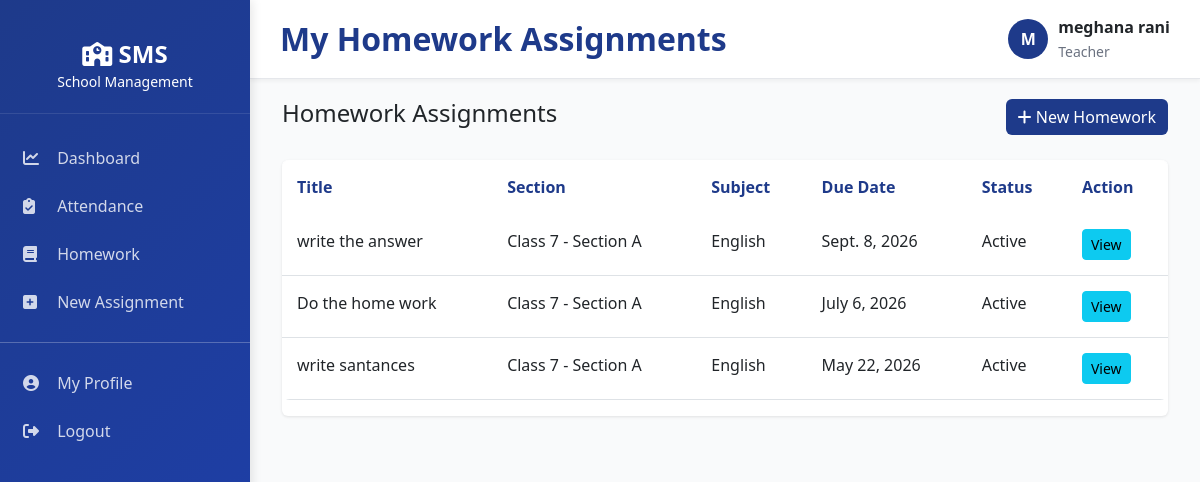
Page /homework/ (signed in) on the committed database.
### apps/accounts/models.py (models this page shows, shortened)
class UserProfile(models.Model):
    USER_ROLES = (
        ('super_admin', 'Super Admin'),
        ('school_admin', 'School Admin'),
        ('principal', 'Principal'),
        ('teacher', 'Teacher'),
        ('student', 'Student'),
        ('parent', 'Parent'),
        ('accountant', 'Accountant'),
        ('librarian', 'Librarian'),
    )
    GENDER_CHOICES = (
        ('M', 'Male'),
        ('F', 'Female'),
        ('O', 'Other'),
    )
    user = models.OneToOneField(
        User,
        on_delete=models.CASCADE,
        related_name='profile'
    )
    role = models.CharField(
        max_length=30,
        choices=USER_ROLES,
        default='student'
    )
    school_id = models.CharField(
        max_length=50,
        null=True,
        blank=True
    )
    school_name = models.CharField(
        max_length=255,
        blank=True,
        null=True
    )
    phone = models.CharField(
        max_length=20,
        blank=True,
        null=True
    )
    address = models.TextField(
        blank=True,
        null=True
    )
    city = models.CharField(
        max_length=100,
        blank=True,
        null=True
    )
    state = models.CharField(
        max_length=100,
        blank=True,
        null=True
    )
    country = models.CharField(
        max_length=100,
        default='India',
        blank=True,
        null=True
    )
    zip_code = models.CharField(
        max_length=10,
        blank=True,
        null=True
    )
    gender = models.CharField(
        max_length=1,
        choices=GENDER_CHOICES,
        blank=True,
        null=True
    )
    dob = models.DateField(
        blank=True,
        null=True
    )
    photo = models.ImageField(
        upload_to='profile_photos/',
        blank=True,
        null=True,
        validators=[
            FileExtensionValidator(
                allowed_extensions=['jpg', 'jpeg', 'png']
            )
        ]
    )
    is_active = models.BooleanField(default=True)
    created_at = models.DateTimeField(
        auto_now_add=True
    )
    updated_at = models.DateTimeField(
        auto_now=True
    )
    class Meta:
        ordering = ['-created_at']

### apps/homework/models.py (models this page shows, shortened)
class Homework(models.Model):
    STATUS_CHOICES = (
        ('active', 'Active'),
        ('closed', 'Closed'),
        ('archived', 'Archived'),
    )
    section = models.ForeignKey('classes.Section', on_delete=models.CASCADE, related_name='homework_assignments')
    subject = models.ForeignKey('classes.Subject', on_delete=models.CASCADE)
    teacher = models.ForeignKey('teachers.Teacher', on_delete=models.CASCADE)
    title = models.CharField(max_length=200)
    description = models.TextField()
    attachment = models.FileField(upload_to='homework/', blank=True)
    set_date = models.DateField(auto_now_add=True)
    due_date = models.DateField()
    status = models.CharField(max_length=20, choices=STATUS_CHOICES, default='active')
    class Meta:
        ordering = ['-due_date']

### apps/classes/models.py (models this page shows, shortened)
class Section(models.Model):
    class_model = models.ForeignKey(ClassModel, on_delete=models.CASCADE, related_name='sections')
    name = models.CharField(max_length=50)
    class_teacher = models.ForeignKey('teachers.Teacher', on_delete=models.SET_NULL, null=True, blank=True, related_name='class_sections')
    capacity = models.PositiveIntegerField(default=50)
    is_active = models.BooleanField(default=True)
    created_at = models.DateTimeField(auto_now_add=True)
    updated_at = models.DateTimeField(auto_now=True)
    class Meta:
        ordering = ['class_model', 'name']
        unique_together = ['class_model', 'name']
    def __str__(self):
        return f"Class {self.class_model.standard} - Section {self.name}"

class ClassModel(models.Model):
    name = models.CharField(max_length=50)
    standard = models.PositiveIntegerField()
    description = models.TextField(blank=True)
    class_incharge = models.ForeignKey(
        'teachers.Teacher',
        on_delete=models.SET_NULL,
        null=True,
        blank=True,
        related_name='incharge_classes'
    )
    is_active = models.BooleanField(default=True)
    created_at = models.DateTimeField(auto_now_add=True)
    updated_at = models.DateTimeField(auto_now=True)
    class Meta:
        ordering = ['standard']
        unique_together = ['standard']

class Subject(models.Model):
    name = models.CharField(max_length=100)
    code = models.CharField(max_length=20, unique=True)
    description = models.TextField(blank=True)
    is_active = models.BooleanField(default=True)
    created_at = models.DateTimeField(auto_now_add=True)
    updated_at = models.DateTimeField(auto_now=True)
    class Meta:
        ordering = ['name']

### apps/homework/views.py (the view, shortened to what this page needs)
# urls.py: path('', views.homework_list, name='list'),
@login_required(login_url='login')
def homework_list(request):
    if request.user.profile.role == 'teacher':
        teacher = request.user.teacher_profile
        homework = Homework.objects.filter(teacher=teacher).order_by('-due_date')
        view_role = 'teacher'
    else:
        return redirect('dashboard:teacher_dashboard')
    context = {
        'homework': homework,
        'view_role': view_role,
        'submitted_homework_ids': submitted_homework_ids if request.user.profile.role == 'student' else set(),
    }
    return render(request, 'homework/list.html', context)

### apps/accounts/context_processors.py (called while the page is built)
def user_context(request):
    context = {}
    if request.user.is_authenticated:
        try:
            context['user_profile'] = request.user.profile
            context['user_role'] = request.user.profile.get_role_display()
        except:
            pass
    return context

### templates/homework/list.html (shortened to what this page needs)
{% extends "base/layout.html" %}
{% block page_title %}My Homework Assignments{% endblock %}
{% block content %}
<div class="container-fluid">
    <div class="row mb-4">
        <div class="col-md-8">
            <h4>Homework Assignments</h4>
        </div>
        <div class="col-md-4 text-end">
            {% if view_role == 'teacher' %}
            <a href="{% url 'homework:create' %}" class="btn btn-primary">
                <i class="fas fa-plus"></i> New Homework
            </a>
            {% endif %}
        </div>
    </div>
    {% if homework %}
    <div class="card">
        <div class="table-responsive">
            <table class="table table-hover">
                <thead>
                    <tr>
                        <th>Title</th>
                        <th>Section</th>
                        <th>Subject</th>
                        <th>Due Date</th>
                        <th>Status</th>
                        <th>Action</th>
                    </tr>
                </thead>
                <tbody>
                    {% for item in homework %}
                    <tr>
                        <td>{{ item.title }}</td>
                        <td>{{ item.section }}</td>
                        <td>{{ item.subject.name }}</td>
                        <td>{{ item.due_date }}</td>
                        <td>{{ item.get_status_display }}</td>
                        <td>
                            {% if view_role == 'teacher' %}
                                <a href="{% url 'homework:detail' item.id %}" class="btn btn-sm btn-info">View</a>
                            {% endif %}
                        </td>
                    </tr>
                    {% endfor %}
                </tbody>
            </table>
        </div>
    </div>
    {% else %}
    <div class="card p-4 text-center">
        <p class="mb-0">No homework assignments yet. Create one to assign work to your class members.</p>
    </div>
    {% endif %}
</div>
{% endblock %}

### templates/base/layout.html (shortened to what this page needs)
<!DOCTYPE html>
<html lang="en">
<head>
    <link href="https://cdn.jsdelivr.net/npm/bootstrap@5.3.0/dist/css/bootstrap.min.css" rel="stylesheet">
    <link rel="stylesheet" href="https://cdnjs.cloudflare.com/ajax/libs/font-awesome/6.4.0/css/all.min.css">
</head>
<body>
{% if user.is_authenticated %}
<div class="sidebar">
    <div class="sidebar-header">
        <h4>
            <i class="fas fa-school"></i> SMS
        </h4>
        <small>School Management</small>
    </div>
    <ul class="sidebar-menu">
        {% if user_profile.role == 'super_admin' or user_profile.role == 'school_admin' %}
            <li><a href="{% url 'dashboard:admin_dashboard' %}"><i class="fas fa-chart-line"></i> Dashboard</a></li>
            <li><a href="{% url 'students:list' %}"><i class="fas fa-user-graduate"></i> Students</a></li>
            <li><a href="{% url 'teachers:list' %}"><i class="fas fa-chalkboard-user"></i> Teachers</a></li>
            <li><a href="{% url 'classes:list' %}"><i class="fas fa-building"></i> Classes</a></li>
            <li><a href="{% url 'attendance:student_attendance' %}"><i class="fas fa-clipboard-check"></i> Attendance</a></li>
        {% elif user_profile.role == 'teacher' %}
            <li><a href="{% url 'dashboard:teacher_dashboard' %}"><i class="fas fa-chart-line"></i> Dashboard</a></li>
            <li><a href="{% url 'attendance:student_attendance' %}"><i class="fas fa-clipboard-check"></i> Attendance</a></li>
            <li><a href="{% url 'homework:list' %}"><i class="fas fa-book"></i> Homework</a></li>
            <li><a href="{% url 'homework:create_assignment' %}"><i class="fas fa-plus-square"></i> New Assignment</a></li>
        {% elif user_profile.role == 'student' %}
            <li><a href="{% url 'dashboard:student_dashboard' %}"><i class="fas fa-chart-line"></i> Dashboard</a></li>
            <li><a href="{% url 'homework:list' %}"><i class="fas fa-book"></i> Homework</a></li>
            <li><a href="{% url 'students:student_assignments' %}"><i class="fas fa-book-open"></i> Assignments</a></li>
        {% endif %}
        <hr style="background: rgba(255,255,255,0.2);">
        <li>
            <a href="{% url 'accounts:profile' %}">
                <i class="fas fa-user-circle"></i> My Profile
            </a>
        </li>
        <li>
            <a href="{% url 'accounts:logout' %}">
                <i class="fas fa-sign-out-alt"></i> Logout
            </a>
        </li>
    </ul>
</div>
<div class="main-content">
    <div class="topbar">
        <div class="topbar-left">
            <h2>
                {% block page_title %}{% endblock %}
            </h2>
        </div>
        <div class="topbar-right">
            <div class="user-menu">
                <div class="user-avatar">
                    {{ user.first_name|slice:":1"|upper }}
                </div>
                <div>
                    <div style="font-weight:600;">
                        {{ user.get_full_name }}
                    </div>
                    <small style="color:#6b7280;">
                        {{ user_profile.get_role_display }}
                    </small>
                </div>
            </div>
        </div>
    </div>
    {% block content %}
    {% endblock %}
</div>
{% else %}
{% block auth_content %}
{% endblock %}
{% endif %}
</body>
</html>

### templates/base/layout.html (style rules this page uses)
:root { --primary-color: #1e3a8a; --secondary-color: #0f766e; --danger-color: #dc2626; --warning-color: #d97706; --success-color: #059669; --light-bg: #f9fafb; --border-color: #e5e7eb; }
* { margin: 0; padding: 0; box-sizing: border-box; }
body { font-family: 'Segoe UI', Tahoma, Geneva, Verdana, sans-serif; background-color: var(--light-bg); }
.sidebar { background: linear-gradient(135deg, var(--primary-color) 0%, #1e40af 100%); min-height: 100vh; position: fixed; left: 0; top: 0; width: 250px; padding: 20px 0; color: white; box-shadow: 2px 0 10px rgba(0,0,0,0.1); overflow-y: auto; }
.sidebar-header { padding: 20px; text-align: center; border-bottom: 1px solid rgba(255,255,255,0.1); margin-bottom: 20px; }
.sidebar-header h4 { margin: 0; font-weight: 700; }
.sidebar-menu { list-style: none; padding: 0; }
.sidebar-menu li { margin: 0; }
.sidebar-menu a { display: block; padding: 12px 20px; color: rgba(255,255,255,0.8); text-decoration: none; transition: 0.3s; border-left: 3px solid transparent; }
.sidebar-menu a i { margin-right: 10px; width: 20px; }
.main-content { margin-left: 250px; padding: 20px; }
.topbar { background: white; padding: 15px 30px; border-bottom: 1px solid var(--border-color); display: flex; justify-content: space-between; align-items: center; margin: -20px -20px 20px -20px; box-shadow: 0 2px 4px rgba(0,0,0,0.05); }
.topbar-left h2 { margin: 0; color: var(--primary-color); font-weight: 700; }
.topbar-right { display: flex; align-items: center; gap: 20px; }
.user-menu { display: flex; align-items: center; gap: 10px; }
.user-avatar { width: 40px; height: 40px; border-radius: 50%; background: var(--primary-color); display: flex; align-items: center; justify-content: center; color: white; font-weight: 700; }
.card { border: none; box-shadow: 0 1px 3px rgba(0,0,0,0.1); margin-bottom: 20px; transition: 0.3s; }
.table { background: white; border-radius: 8px; overflow: hidden; }
.table thead { background: var(--light-bg); }
.table thead th { color: var(--primary-color); border: none; padding: 15px; }
.table tbody td { padding: 15px; }
.btn-primary { background: var(--primary-color); border: none; }

### rows in the picture
UserProfile: role "Teacher"
Homework: title "write the answer", section "Class 7 - Section A", subject.name "English", due_date "Sept. 8, 2026", status "Active"
Homework: title "Do the home work", section "Class 7 - Section A", subject.name "English", due_date "July 6, 2026", status "Active"
Homework: title "write santances", section "Class 7 - Section A", subject.name "English", due_date "May 22, 2026", status "Active"

### other values in the picture
{{ user.first_name|slice:":1"|upper }} "M"
{{ user.get_full_name }} "meghana rani"
